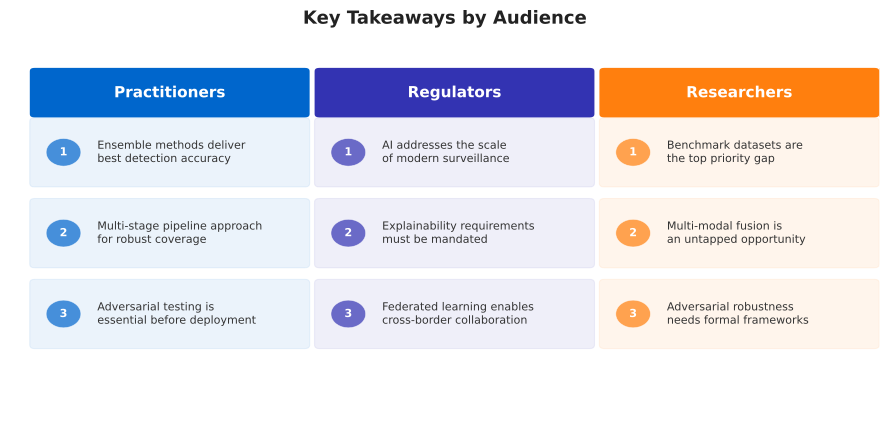

This chart was generated by the following Python code:
#!/usr/bin/env python3
"""Takeaways by Audience -- Section 07 Conclusion.

Matrix/grid: 3 audience groups (columns) x 3 key takeaways each (rows).
Clean table layout with colour-coded headers.
"""

import pathlib
import matplotlib.pyplot as plt
import matplotlib.patches as mpatches

# -- colour palette -----------------------------------------------------------
mlblue = (0 / 255, 102 / 255, 204 / 255)
mlpurple = (51 / 255, 51 / 255, 178 / 255)
mllavender = (173 / 255, 173 / 255, 224 / 255)
mlorange = (255 / 255, 127 / 255, 14 / 255)
mlgreen = (44 / 255, 160 / 255, 44 / 255)
mlred = (214 / 255, 39 / 255, 40 / 255)

# -- data ---------------------------------------------------------------------
audiences = [
    {
        "name": "Practitioners",
        "color": mlblue,
        "takeaways": [
            "Ensemble methods deliver\nbest detection accuracy",
            "Multi-stage pipeline approach\nfor robust coverage",
            "Adversarial testing is\nessential before deployment",
        ],
    },
    {
        "name": "Regulators",
        "color": mlpurple,
        "takeaways": [
            "AI addresses the scale\nof modern surveillance",
            "Explainability requirements\nmust be mandated",
            "Federated learning enables\ncross-border collaboration",
        ],
    },
    {
        "name": "Researchers",
        "color": mlorange,
        "takeaways": [
            "Benchmark datasets are\nthe top priority gap",
            "Multi-modal fusion is\nan untapped opportunity",
            "Adversarial robustness\nneeds formal frameworks",
        ],
    },
]

# -- figure -------------------------------------------------------------------
fig, ax = plt.subplots(figsize=(9, 4.5))
ax.set_xlim(0, 9)
ax.set_ylim(-0.5, 4.5)
ax.axis("off")

col_width = 2.8
col_gap = 0.15
x_start = 0.25

for col_idx, audience in enumerate(audiences):
    x = x_start + col_idx * (col_width + col_gap)
    color = audience["color"]

    # Header box
    header = mpatches.FancyBboxPatch(
        (x, 3.6), col_width, 0.55,
        boxstyle="round,pad=0.06",
        facecolor=color,
        edgecolor="white",
        linewidth=1.5,
    )
    ax.add_patch(header)
    ax.text(x + col_width / 2, 3.87, audience["name"],
            ha="center", va="center", fontsize=11,
            fontweight="bold", color="white")

    # Takeaway rows
    for row_idx, takeaway in enumerate(audience["takeaways"]):
        y = 2.7 - row_idx * 1.05

        row_box = mpatches.FancyBboxPatch(
            (x, y), col_width, 0.80,
            boxstyle="round,pad=0.05",
            facecolor=color,
            alpha=0.08,
            edgecolor=color,
            linewidth=0.8,
        )
        ax.add_patch(row_box)

        # Row number badge
        badge = mpatches.Circle(
            (x + 0.30, y + 0.40), 0.18,
            facecolor=color, alpha=0.7, edgecolor="white", linewidth=0.5,
        )
        ax.add_patch(badge)
        ax.text(x + 0.30, y + 0.40, str(row_idx + 1),
                ha="center", va="center", fontsize=8,
                fontweight="bold", color="white")

        ax.text(x + 0.65, y + 0.40, takeaway,
                ha="left", va="center", fontsize=8,
                color="#333333", linespacing=1.3)

ax.set_title("Key Takeaways by Audience",
             fontsize=13, fontweight="bold", pad=15, color="#222222",
             y=1.0)

plt.tight_layout()

# -- save ---------------------------------------------------------------------
out_dir = pathlib.Path(__file__).parent
fig.savefig(out_dir / "02_takeaways_by_audience.pdf", bbox_inches="tight")
fig.savefig(out_dir / "thumb.png", dpi=150, bbox_inches="tight")
plt.close(fig)
print(f"Saved to {out_dir}")
